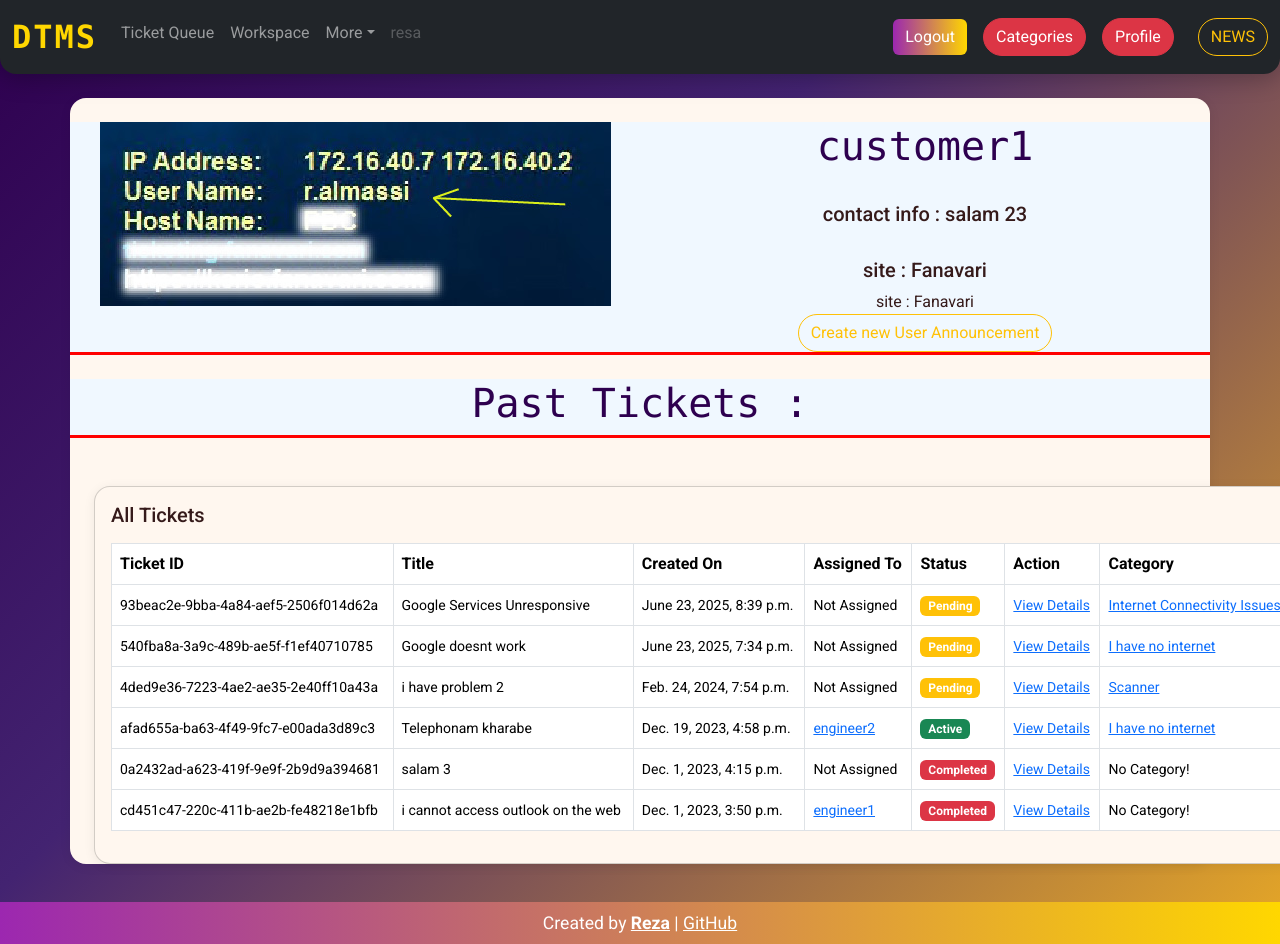
Page /accounts/customer1 (signed in) on the committed database.
### users/models.py (models this page shows, shortened)
class User(AbstractUser):
    mode_choices = (
        ('engineer' , 'engineer'),
        ('customer', 'customer'),
    )
    is_customer = models.BooleanField(default=False)
    is_engineer = models.BooleanField(default=False)
    site = models.ForeignKey(Site ,on_delete=models.DO_NOTHING, null=True , blank=True)
    ssites = models.ManyToManyField(Site, related_name='ssites')
    contact = models.CharField(max_length=200,null=True , blank=True)
    image = models.ImageField(upload_to='profilepics', blank=True , null=True)
    phone_regex = RegexValidator(regex=r'^(\+\d{1,3})?,?\s?\d{8,13}', message="Phone number must be entered in the format: '+999999999'. Up to 15 digits allowed.")
    phone = models.CharField(validators=[phone_regex], max_length=17, null = True ,blank=True, unique = True) # validators should be a list
    def __str__(self) :
        return self.username

class Site(models.Model):
    name = models.CharField(max_length=100 , unique=True)
    description = models.TextField()
    date_created = models.DateTimeField(auto_now_add=True)
    slug = models.SlugField(max_length=255, unique=True , blank=True , null=True)
    def __str__(self) :
        return self.name

### ticket/models.py (models this page shows, shortened)
class Ticket(models.Model):
    status_choices = (
        ('Active' , 'Active'),
        ('Completed', 'Completed'),
        ('Pending' , 'Pending'),
    )
    mode_choices = (
        ('Incident' , 'Incident'),
        ('New Service', 'New Service'),
    )
    number = models.UUIDField(default=uuid.uuid4)
    title = models.CharField(max_length=100)
    description = models.TextField()
    created_by = models.ForeignKey(User, on_delete=models.CASCADE , related_name='created_by')
    date_created = models.DateTimeField(auto_now_add=True)
    assigned_to = models.ForeignKey(User, on_delete=models.SET_NULL, null=True , blank=True)
    is_resolved = models.BooleanField(default=False)
    accepted_date = models.DateTimeField(null=True, blank=True)
    closed_date = models.DateTimeField(null=True , blank=True)
    ticket_status = models.CharField(max_length=15 , choices=status_choices)
    solver = models.ForeignKey(User , related_name='solver',on_delete=models.SET_NULL, null=True , blank=True )
    site = models.ForeignKey(Site ,on_delete=models.SET_NULL, null=True , blank=True )
    category = models.ForeignKey(Category ,on_delete=models.SET_NULL, null=True , blank=True )
    solution = models.ForeignKey(Solution , on_delete=models.SET_NULL, null=True , blank=True)

### solutions/models.py (models this page shows, shortened)
class Category(models.Model):
    title = models.CharField(max_length=100, unique=True)
    description = models.TextField()
    date_created = models.DateTimeField(auto_now_add=True)
    slug = models.SlugField(max_length=255, unique=True , blank=True , null=True)
    parent = models.ForeignKey("self" , on_delete=models.CASCADE,  blank=True , null=True )
    class Meta :
        ordering = ('title',)
        verbose_name_plural = 'Categories'
    def __str__(self) :
        return self.title

### users/views.py (the view)
# urls.py: 2. Add a URL to urlpatterns:  path('', views.home, name='home')
@login_required
def home(request , slug):
    user = get_object_or_404(User , username=slug)
    tickets = Ticket.objects.filter(created_by = user).order_by('-date_created')
    friends = User.objects.filter(is_engineer = True).exclude(username = slug)
    solutions = Solution.objects.filter(owner = user)
    return render(request , 'users/home_customer.html' , {
        'user' : user,
        'friends': friends,
        'solutions' : solutions,
        'tickets' : tickets,
    })

### templates/users/home_customer.html (shortened to what this page needs)
{% extends 'base.html' %}
{% load widget_tweaks %}
{% block content %}
    <div class="row" style="text-align: center; border-bottom: solid red; background-color: aliceblue;">
        <div class="col-md-6">
            {% if user.image %}
            <img src="{{ user.image.url }}" class="rounded-xl" />
            {% else %}
            <h1 style="color: red;">
                No Profile Picture!
            </h1>
            {% endif %}
        </div>
        <div class="col-md-6">
            <h1>
                {{ user.username }}
            </h1>
            <br>
            <h5>
                contact info : {{ user.contact }}
            </h5>
            <br>
            {% if user.is_customer %}
                {% if request.user.is_engineer %}
                <h5>
                    site : {{user.site}}
                </h5>
                {% endif %}
            {% endif %}
            {% if request.user == user %}
                <div class="row">
                    <h3>
                        <a href="{% url 'update-profile' %}">
                            Edit your info
                        </a>
                    </h3>
                </div>
                <div class="row">
                    <h3>
                        <a href="{% url 'update-password' %}">
                            Change password
                        </a>
                    </h3>
                </div>
            {% elif request.user.is_engineer and user.is_customer %}
                <div class="row">
                    <div class="col-md-12">
                        site : {{ user.site }}
                    </div>
                    <div class="col-md-12">
                        <a href="{% url 'targeted-announcement' user.username %}" class="btn btn-outline-warning">Create new User Announcement</a>
                    </div>
                </div>
            {% endif %}
        </div>
    </div>
    {% if user.is_customer %}
        <br>
        <div class="row" style="text-align: center; border-bottom: solid red; background-color: aliceblue;">
            <div class="col-md-12">
                <h1 style="background-color: aliceblue;">
                    Past Tickets :
                </h1>
            </div>
        </div>
        <div class="container mt-5">
            <div class="card mx-auto" style="width: 76rem;">
                <div class="card-body">
                    <h5 class="card-title mb-3">All Tickets</h5>
                    <table class="table table-bordered">
                        <thead>
                            <tr>
                                <th scope="col">Ticket ID</th>
                                <th scope="col">Title</th>
                                <th scope="col">Created On</th>
                                <th scope="col">Assigned To</th>
                                <th scope="col">Status</th>
                                <th scope="col">Action</th>
                                <th scope="col">Category</th>
                            </tr>
                        </thead>
                        <tbody>
                            {% for ticket in tickets %}
                                <tr>
                                    <td><small>{{ ticket.number }}</small></td>
                                    <td><small>{{ ticket.title }}</small></td>
                                    <td><small>{{ ticket.date_created }}</small></td>
                                    {% if ticket.assigned_to %}
                                        <td><small><a href="{% url 'home' ticket.assigned_to.username %}">{{ ticket.assigned_to }}</a></small></td>
                                    {% else %}
                                        <td><small>Not Assigned</small></td>
                                    {% endif %}
                                    {% if ticket.ticket_status == 'Active' %}
                                        <td><span class="badge bg-success">Active</span></td>
                                    {% elif ticket.ticket_status == 'Pending' %}
                                        <td><span class="badge bg-warning">Pending</span></td>
                                    {% elif ticket.ticket_status == 'Completed' %}
                                        <td><span class="badge bg-danger">Completed</span></td>
                                    {% endif %}
                                        <td><small><a href="{% url 'ticket-details' ticket.number %}">View Details</a></small></td>
                                    {% if ticket.category %}
                                        <td><small><a href="{% url 'category' ticket.category.pk %}">{{ticket.category}}</a></small>
                                    </td>
                                    {% else %}
                                    <td><small>No Category!</small></td>
                                    {% endif %}
                                </tr>
                            {% endfor %}
                        </tbody>
                    </table>
                </div>
            </div>
        </div>
    {% endif %}
{% endblock content %}

### templates/base.html (shortened to what this page needs)
<!DOCTYPE html>
<html lang="en">
<head>
    <link rel="stylesheet" href="https://cdn.jsdelivr.net/npm/bootstrap@5.3.3/dist/css/bootstrap.min.css">
</head>
<body>
    {% if request.user.is_authenticated %}
        <nav class="navbar navbar-expand-lg navbar-dark bg-dark mb-4">
            <div class="container-fluid">
                <a class="navbar-brand" href="/">DTMS</a>
                <div class="collapse navbar-collapse" id="navbarSupportedContent">
                    <ul class="navbar-nav me-auto mb-2 mg-lg-0">
                        {% if request.user.is_customer %}
                            <li class="nav-item"><a class="nav-link" href="{% url 'create-ticket' %}">Create Ticket</a></li>
                            <li class="nav-item"><a class="nav-link" href="{% url 'all-tickets' %}">View Tickets</a></li>
                        {% elif request.user.is_engineer %}
                            <li class="nav-item"><a class="nav-link" href="{% url 'ticket-queue' %}">Ticket Queue</a></li>
                            <li class="nav-item"><a class="nav-link" href="{% url 'workspace' %}">Workspace</a></li>
                            <li class="nav-item dropdown">
                                <a class="nav-link dropdown-toggle" href="#" id="navbarDropdown" role="button"
                                   data-bs-toggle="dropdown" aria-expanded="false">More</a>
                            </li>
                        {% endif %}
                        <li class="nav-item">
                            <a class="nav-link disabled" href="#" tabindex="-1" aria-disabled="true">{{ request.user.username }}</a>
                        </li>
                    </ul>
                    <div class="d-flex align-items-center gap-2">
                        <a href="{% url 'logout' %}" class="btn btn-primary me-2">Logout</a>
                        <a href="{% url 'categories' %}" class="btn btn-danger me-2">Categories</a>
                        <a href="{% url 'home' request.user.username %}" class="btn btn-danger me-2">Profile</a>
                        {% if request.user.is_engineer %}
                            <a href="{% url 'chat:news' %}" class="btn btn-outline-warning ms-2">NEWS</a>
                        {% endif %}
                    </div>
                </div>
            </div>
        </nav>
    {% endif %}
    <div class="container content-section">
        <br>
        {% block content %}
        {% endblock content %}
    </div>
    <br><br>
    <div class="footer">
        Created by <a href="https://t.me/rezacs" style="color: #fff; font-weight: bold;">Reza</a> |
        <a href="https://github.com/Rezacs/django_project" style="color: #fff; text-decoration: underline;" target="_blank">GitHub</a>
    </div>
</body>
</html>

### templates/base.html (style rules this page uses)
body { background: linear-gradient(135deg, #2e004f 0%, #432371 40%, #e6a726 100%); min-height: 100vh; font-family: 'Roboto', Arial, sans-serif; color: #f5f6fa; }
.navbar { border-radius: 0 0 16px 16px; box-shadow: 0 4px 24px 0 #00000044; }
.card, .content-section { background: #fff7ef; border-radius: 16px; box-shadow: 0 2px 12px #0001; color: #351a1a; margin-bottom: 2rem; }
.navbar-brand { font-family: 'Fira Mono', monospace; font-weight: 700; font-size: 2rem; letter-spacing: 2px; color: #ffd700 !important; }
.footer { position: fixed; bottom: 0; width: 100%; text-align: center; background: linear-gradient(90deg,#9c27b0,#ffd700); color: #fff; padding: 8px 0; font-size: 1.1em; z-index: 1000; }
a, .nav-link, .navbar-brand { transition: color 0.2s; }
.btn-primary { background: linear-gradient(90deg,#9c27b0,#ffd700); border: none; }
.btn-danger, .btn-outline-warning { border-radius: 20px; }
h1, h2, h3, h4 { color: #2e004f; font-family: 'Fira Mono', monospace; }

### rows in the picture
User: user.username "resa"
User: image (picture), username "customer1", contact "salam 23", site "Fanavari"
Ticket: number "93beac2e-9bba-4a84-aef5-2506f014d62a", title "Google Services Unresponsive", date_created "June 23, 2025, 8:39 p.m.", shows "Not Assigned", ticket_status "Pending", category "Internet Connectivity Issues"
Ticket: number "540fba8a-3a9c-489b-ae5f-f1ef40710785", title "Google doesnt work", date_created "June 23, 2025, 7:34 p.m.", shows "Not Assigned", ticket_status "Pending", category "I have no internet"
Ticket: number "4ded9e36-7223-4ae2-ae35-2e40ff10a43a", title "i have problem 2", date_created "Feb. 24, 2024, 7:54 p.m.", shows "Not Assigned", ticket_status "Pending", category "Scanner"
Ticket: number "afad655a-ba63-4f49-9fc7-e00ada3d89c3", title "Telephonam kharabe", date_created "Dec. 19, 2023, 4:58 p.m.", assigned_to "engineer2", ticket_status "Active", category "I have no internet"
Ticket: number "0a2432ad-a623-419f-9e9f-2b9d9a394681", title "salam 3", date_created "Dec. 1, 2023, 4:15 p.m.", shows "Not Assigned", ticket_status "Completed", shows "No Category!"
Ticket: number "cd451c47-220c-411b-ae2b-fe48218e1bfb", title "i cannot access outlook on the web", date_created "Dec. 1, 2023, 3:50 p.m.", assigned_to "engineer1", ticket_status "Completed", shows "No Category!"
